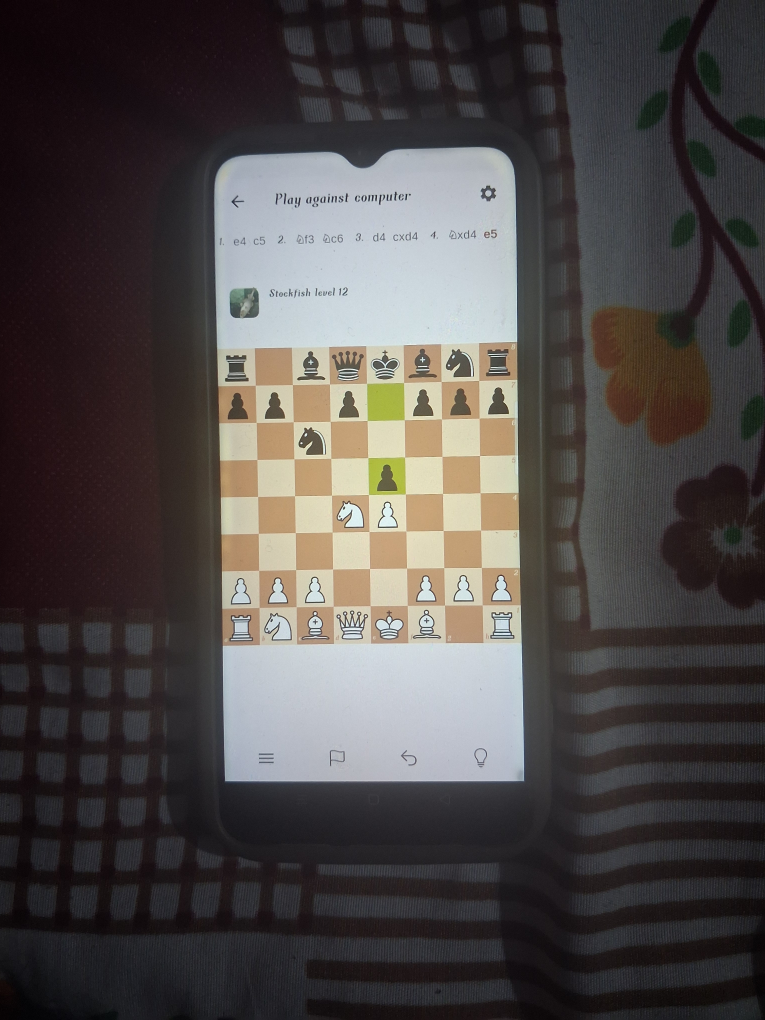
#> input picture assets/camera1.jpg, 3060 x 4080 px (shown at 1/4 size)
$ python test_ai.py ../assets/camera1.jpg   (older library calls are emulated)
#> lines starting #> are read from the running program, lines starting #| are printed output that depends on the picture; after the words box and inside, x2 and y2 are one past the last pixel; in counts of white or black regions, pixels touching at a corner belong together
### scripts/boardlib.py
import cv2
import numpy as np


# ---------- automatic board finder (checkerboard pattern + edge refine) ----------

def _integral(gray):
    return cv2.integral(gray.astype("float32"))


def _patch_means(ii, xs, ys, size):
    H1, W1 = ii.shape
    x0 = np.clip(xs, 0, W1 - 1 - size).astype(int)
    y0 = np.clip(ys, 0, H1 - 1 - size).astype(int)
    x1, y1 = x0 + size, y0 + size
    return (ii[y1, x1] - ii[y0, x1] - ii[y1, x0] + ii[y0, x0]) / (size * size)


def _checker_score(ii, cand, size):
    """How much does each candidate box look like an 8x8 two-colour checkerboard?"""
    N = len(cand)
    x0 = cand[:, 0][:, None, None].astype(float)
    y0 = cand[:, 1][:, None, None].astype(float)
    sq = cand[:, 2][:, None, None].astype(float) / 8
    r = np.arange(8)[None, :, None]
    c = np.arange(8)[None, None, :]
    xs = np.broadcast_to(x0 + c * sq + 0.12 * sq, (N, 8, 8))
    ys = np.broadcast_to(y0 + r * sq + 0.12 * sq, (N, 8, 8))
    v = _patch_means(ii, xs, ys, size)
    par = ((np.arange(8)[:, None] + np.arange(8)[None, :]) % 2).astype(bool)
    A, B = v[:, ~par], v[:, par]
    mA, mB = np.median(A, axis=1), np.median(B, axis=1)
    contrast = np.abs(mA - mB)
    tol = np.maximum(5.0, 0.15 * contrast)
    good = ((np.abs(A - mA[:, None]) < tol[:, None]).sum(1)
            + (np.abs(B - mB[:, None]) < tol[:, None]).sum(1))
    frac = good / 64.0
    frac[contrast < 12] = 0
    return frac


def _coarse(gray, sc=0.5):
    H, W = gray.shape
    sg = cv2.resize(gray, (int(W * sc), int(H * sc)), interpolation=cv2.INTER_AREA)
    ii = _integral(sg)
    h, w = sg.shape
    cands = []
    for x0 in range(0, int(0.2 * w), 2):
        for S in {w - x0, w - 2 * x0}:      # board touches the right edge, or is centred
            if S < 0.6 * w:
                continue
            for y0 in range(0, h - S + 1, 2):
                cands.append((x0, y0, S))
    if not cands:
        return None, 0.0
    cands = np.array(cands)
    frac = _checker_score(ii, cands, max(4, int(12 * sc / 0.5)))
    j = int(np.argmax(frac))
    top = cands[frac >= frac[j] - 1e-9]
    return np.median(top, axis=0) / sc, float(frac[j])


# [29 lines left out: functions _edge_energy, _refine, not called in this run]


def auto_box(img):
    """Find the board automatically on PC or mobile. Returns (x, y, size) or None."""
    H, W = img.shape[:2]
    gray = cv2.cvtColor(img, cv2.COLOR_BGR2GRAY)
    ii = _integral(gray)

    # 1. Is the entire image already a cropped or nearly square board?
    if 0.88 <= W / H <= 1.14 and min(H, W) >= 120:
        s = min(H, W)
        sc_whole = _checker_score(ii, np.array([[0, 0, s]]), max(4, int(s / 60)))[0]
        if sc_whole >= 0.70:
            return (0, 0, s)

    # 2. If portrait (e.g. mobile screenshot), fast vertical-strip check
    if H >= W:
        box, frac = _coarse(gray)
        if box is not None and frac >= 0.75:
            return _refine(gray, box)

    # 3. Contour candidate search (PC desktop, browser windows, cropped regions)
    edges = cv2.dilate(cv2.Canny(gray, 50, 150), None, iterations=2)
    cnts, _ = cv2.findContours(edges, cv2.RETR_LIST, cv2.CHAIN_APPROX_SIMPLE)
    cands = []
    for c in cnts:
        x, yy, w, h = cv2.boundingRect(c)
        if 0.85 < w / h < 1.15 and min(w, h) >= 140:
            s = min(w, h)
            cands.append((x, yy, s))

    if cands:
        cands_arr = np.array(cands)
        scores = _checker_score(ii, cands_arr, max(4, int(cands_arr[:, 2].mean() / 60)))
        best_i = int(np.argmax(scores))
        if scores[best_i] >= 0.65:
            return _refine(gray, cands[best_i])

    # 4. Multi-scale sliding search for borderless / arbitrary desktop screenshots
    sc = 300.0 / max(H, W)
    sg = cv2.resize(gray, (int(W * sc), int(H * sc)), interpolation=cv2.INTER_AREA)
    ii_small = _integral(sg)
    sh, sw = sg.shape
    grid_cands = []
    min_s = max(8, int(120 * sc))
    max_s = min(sh, sw)
    for S in range(min_s, max_s + 1, max(4, int(24 * sc))):
        step = max(2, int(S // 8))
        for y0 in range(0, sh - S + 1, step):
            for x0 in range(0, sw - S + 1, step):
                grid_cands.append((x0, y0, S))

    if grid_cands:
        cands_arr = np.array(grid_cands)
        scores = _checker_score(ii_small, cands_arr, max(2, int(6 * sc / 0.5)))
        best_i = int(np.argmax(scores))
        if scores[best_i] >= 0.70:
            top_box = (grid_cands[best_i][0] / sc, grid_cands[best_i][1] / sc, grid_cands[best_i][2] / sc)
            return _refine(gray, top_box)

    # 5. Last resort fallback
    best, area = None, 0
    for c in cnts:
        x, yy, w, h = cv2.boundingRect(c)
        if 0.88 < w / h < 1.14 and w >= 150 and w * h > area:
            best, area = (x, yy, w, h), w * h
    if best is not None:
        x, yy, w, h = best
        s = min(w, h)
        return (x, yy, s)

    return None


def find_board(img, y=None, box=None):
    H, W = img.shape[:2]
    if box is not None:               # box = (x, y, size)
        bx, by, bs = box
        return img[by:by+bs, bx:bx+bs]
    if y is not None:                 # manual mode: board is full width
        return img[y:y+W, 0:W]
    auto = auto_box(img)              # automatic: look for the checkerboard
    if auto is not None:
        bx, by, bs = auto
        return img[by:by+bs, bx:bx+bs]
    return None


# [17 lines left out: functions split, center, features, not called in this run]


def is_empty(sq):
    g = cv2.cvtColor(center(sq), cv2.COLOR_BGR2GRAY)
    return g.std() < 12


# [43 lines left out: functions recognize_grid, grid_to_fen, not called in this run]


def flip_grid(grid):
    return [row[::-1] for row in grid[::-1]]


# [11 lines left out: function needs_flip, not called in this run]

### ai/ai_recognize.py
import os
import cv2
import numpy as np

HERE = os.path.dirname(os.path.abspath(__file__))
MODEL = os.path.join(HERE, "models", "chess-tiles-v2.onnx")
LABELS = "1KQRBNPkqrbnp"          # index 0 = empty square

_net = None


def _load():
    global _net
    if _net is None:
        if not os.path.exists(MODEL):
            raise FileNotFoundError("Model not found: " + MODEL)
        _net = cv2.dnn.readNetFromONNX(MODEL)
    return _net


def recognize_ai(board):
    """board: BGR image that contains exactly the 8x8 board.
    Returns (grid, conf): 8x8 lists of piece letters ('.' = empty)
    and of confidences (0 to 1), top-left square first."""
    gray = cv2.cvtColor(board, cv2.COLOR_BGR2GRAY)
    gray = cv2.resize(gray, (256, 256), interpolation=cv2.INTER_LINEAR)
    gray = gray.astype("float32") / 255.0

    tiles = np.zeros((64, 1024), dtype="float32")
    for r in range(8):
        for c in range(8):
            t = gray[r*32:(r+1)*32, c*32:(c+1)*32]
            tiles[r*8 + c] = t.reshape(1024)

    net = _load()
    net.setInput(tiles)
    out = np.array(net.forward()).reshape(64, 13)

    # make sure rows are probabilities (they should already be)
    if out.min() < 0 or abs(out.sum(axis=1).mean() - 1.0) > 0.05:
        e = np.exp(out - out.max(axis=1, keepdims=True))
        out = e / e.sum(axis=1, keepdims=True)

    grid, conf = [], []
    for r in range(8):
        grow, crow = [], []
        for c in range(8):
            p = out[r*8 + c]
            k = int(p.argmax())
            grow.append("." if k == 0 else LABELS[k])
            crow.append(float(p[k]))
        grid.append(grow)
        conf.append(crow)
    return grid, conf


# [4 lines left out: function weak_squares, not called in this run]

### ai/test_ai.py
import os, sys, cv2

HERE = os.path.dirname(os.path.abspath(__file__))
sys.path.insert(0, HERE)
sys.path.insert(0, os.path.join(HERE, "..", "scripts"))
from boardlib import find_board, flip_grid, needs_flip, grid_to_fen
from ai_recognize import recognize_ai, weak_squares

name = sys.argv[1]
box = None
expect = None
for a in sys.argv[2:]:
    if a.startswith("crop="):
        box = tuple(int(v) for v in a[5:].split(","))
    elif a.startswith("expect="):
        expect = a[7:]

img = cv2.imread(name)
#> img is the input picture: shape (4080, 3060, 3); mean B, G, R 72.6, 73.9, 78.6
if img is None:
    print("Can't open", name)
    raise SystemExit
board = find_board(img, None, box)
#> in _coarse, `j = int(np.argmax(frac))`: j = 37073
#> in _coarse, `top = cands[frac >= frac[j] - 1e-9]`: top = [[122, 580, 1286]]
#> in auto_box, `box, frac = _coarse(gray)`: box = [244, 1160, 2572]; frac = 0.172
#> in auto_box, `edges = cv2.dilate(cv2.Canny(gray, 50, 150), None, iterations=2)`:
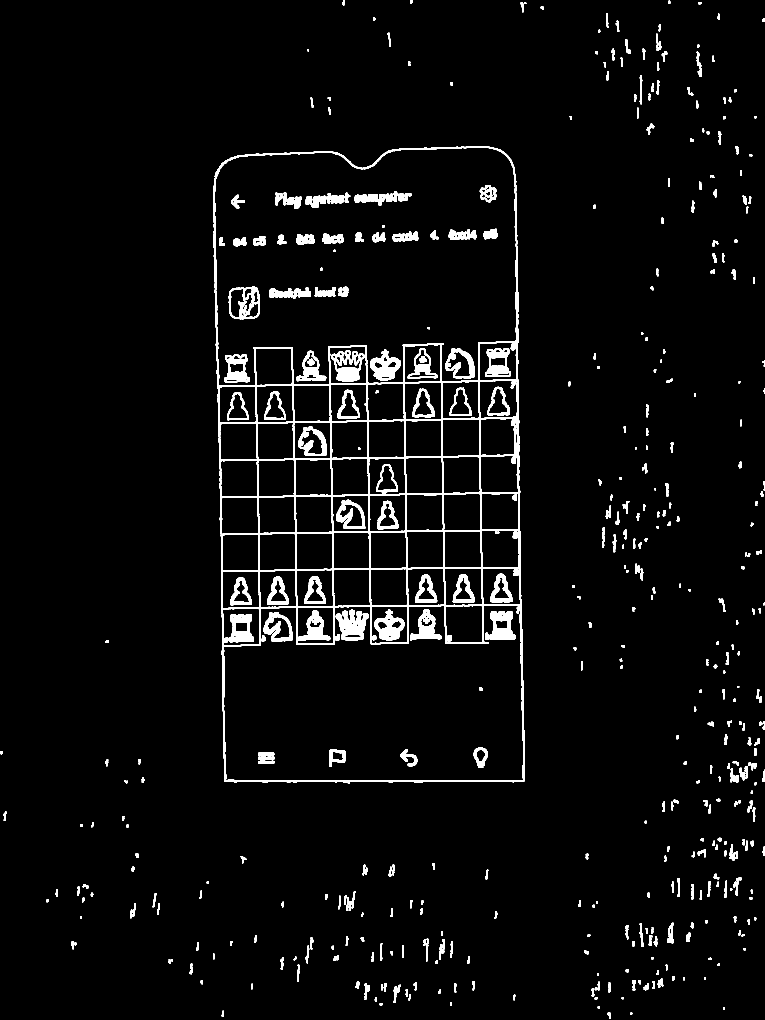
#> edges: shape (4080, 3060) (shown at 1/4 size); 3.5% white; 488 white regions
#> in auto_box, `cnts, _ = cv2.findContours(edges, cv2.RETR_LIST, cv2.CHAIN_APPROX_SIMP..`: cnts = 903 contours, 239 with area under 20; largest, box (x1, y1, x2, y2) and area: (853, 585, 2099, 3134) 3023572, (857, 590, 2067, 1543) 1000986, (893, 2423, 2095, 3124) 735004, (1918, 1521, 2070, 1819) 22522, (1917, 1369, 2068, 1522) 21686
#> the loop in auto_box, `for c in cnts:` made 903 passes
#> (x, yy, w, h, s) on passes 379, 381, 383, 384, 424, 425, 427, 428, 430, 432, 433, 434: (891, 2433, 147, 149, 147), (1188, 2428, 147, 148, 147), (1484, 2425, 148, 148, 148), (1782, 2423, 150, 148, 148), (889, 2284, 148, 149, 148), (1038, 2282, 147, 148, 147), (1186, 2279, 147, 148, 147), (1334, 2277, 147, 148, 147), (1482, 2275, 147, 148, 147), (1630, 2274, 148, 147, 147), (1779, 2273, 150, 148, 148), (1929, 2272, 152, 148, 148)
#> (x, yy, w, h) on passes 1 to 6: (2520, 4051, 9, 9), (2430, 4049, 12, 26), (886, 4043, 10, 25), (2893, 4028, 6, 11), (2391, 4026, 8, 8), (1518, 4012, 11, 12)
#> after the loop in auto_box, `for c in cnts:`: cands = 54 items, first 6: (891, 2433, 147), (1188, 2428, 147), (1484, 2425, 148), (1782, 2423, 148), (889, 2284, 148), (1038, 2282, 147)
#> in auto_box, `cands_arr = np.array(cands)`: cands_arr = 54 rows, first 8: [891, 2433, 147], [1188, 2428, 147], [1484, 2425, 148], [1782, 2423, 148], [889, 2284, 148], [1038, 2282, 147], [1186, 2279, 147], [1334, 2277, 147]
#> call 2 of _checker_score, with cand = array of shape (54, 3), size = 4
#> in _checker_score (call 2), `N = len(cand)`: N = 54
#> in _checker_score (call 2), `x0 = cand[:, 0][:, None, None].astype(float)`: x0 = 54 values, max 1929 at index 11, min 875 at index 43, mean 1383.2
#> in _checker_score (call 2), `y0 = cand[:, 1][:, None, None].astype(float)`: y0 = 54 values, max 2433 at index 0, min 1369 at index 53, mean 1917.3
#> in _checker_score (call 2), `sq = cand[:, 2][:, None, None].astype(float) / 8`: sq = 54 values, max 18.88 at index 53, min 18.25 at index 14, mean 18.43
#> in _checker_score (call 2), `A, B = v[:, ~par], v[:, par]`:
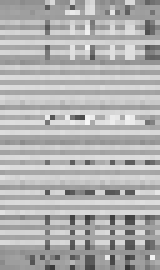
#> B: shape (54, 32) float64 (shown 5 times larger); min 54.88, max 248.1, mean 177.2
#> in _checker_score (call 2), `mA, mB = np.median(A, axis=1), np.median(B, axis=1)`: mA = 54 values, max 222.2 at index 24, min 145 at index 43, mean 181.7; mB = 54 values, max 221.9 at index 24, min 146.9 at index 43, mean 181.8
#> in _checker_score (call 2), `contrast = np.abs(mA - mB)`: contrast = 54 values, max 1.94 at index 20, min 0.0312 at index 4, mean 0.476
#> in _checker_score (call 2), `tol = np.maximum(5.0, 0.15 * contrast)`: tol = 54 values from 5 to 5
#> in _checker_score (call 2), `good = ((np.abs(A - mA[:, None]) < tol[:, None]).sum(1) + (np.abs(B - ..`: good = 54 values, max 64 at index 3, min 24 at index 51, mean 51.31
#> in _checker_score (call 2), `frac = good / 64.0`: frac = 54 values, max 1 at index 3, min 0.375 at index 51, mean 0.802
#> in auto_box, `scores = _checker_score(ii, cands_arr, max(4, int(cands_arr[:, 2].mean..`: scores = 54 values from 0 to 0
#> in auto_box, `best_i = int(np.argmax(scores))`: best_i = 0
#> in auto_box, `sg = cv2.resize(gray, (int(W * sc), int(H * sc)), interpolation=cv2.IN..`:
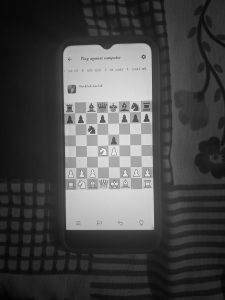
#> sg: shape (300, 225); min 4, max 237, mean 75.1
#> in _integral (call 3), `return cv2.integral(gray.astype("float32"))`:
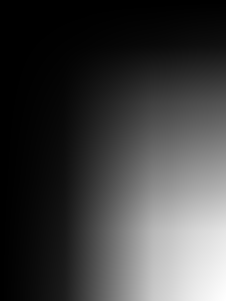
#> returned value: shape (301, 226) float64; min 0, max 5071509, mean 1256618.3; drawn with min black and max white
#> in auto_box, `best_i = int(np.argmax(scores))`: best_i = 91270
#> in find_board, `return img[by:by+bs, bx:bx+bs]`:
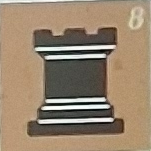
#> returned value: shape (151, 151, 3); mean of channels 0, 1, 2 109.7, 132.2, 151.8; drawn as B, G, R
if board is None or board.size == 0:
    print("Board not found")
    raise SystemExit

grid, conf = recognize_ai(board)
#> in recognize_ai, `gray = cv2.resize(gray, (256, 256), interpolation=cv2.INTER_LINEAR)`:
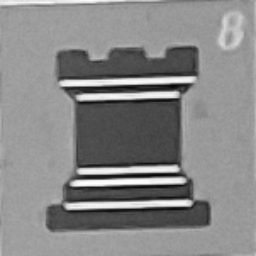
#> gray: shape (256, 256); min 6, max 254, mean 135.4
#> after the loop in recognize_ai, `for r in range(8):`:
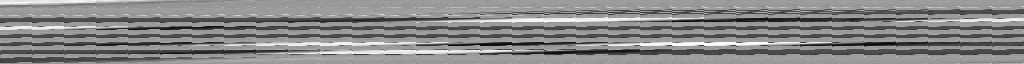
#> tiles: shape (64, 1024) float32; min 0.0235, max 0.996, mean 0.531
#> (the run stopped early here; a loop or call above may not have finished)
